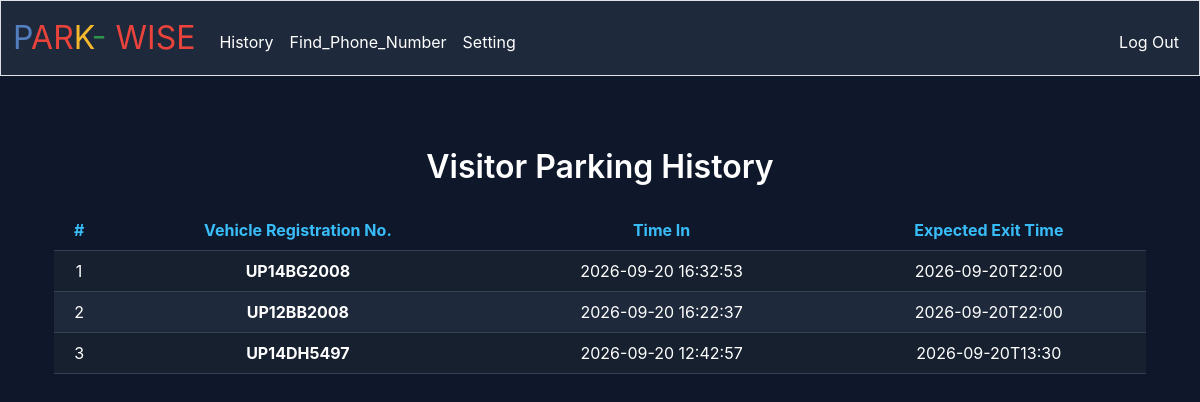
/history (signed in), run on the app's committed database.
### tables this page shows
CREATE TABLE visitor_log (
    id INTEGER PRIMARY KEY AUTOINCREMENT,
    regisitration_no TEXT NOT NULL,
    timein TIMESTAMP DEFAULT CURRENT_TIMESTAMP,
    etime TEXT,
    visitor_id INTEGER,
    FOREIGN KEY (visitor_id) REFERENCES visitor_ids(id)
);

### app.py (the view)
@app.route("/history", methods=["GET"])
@login_required
def history():
    logs = db.execute("SELECT * FROM visitor_log ORDER BY timein DESC")
    return render_template("history_vis_res.html", logs=logs)

### app.py (called while the page is built)
@app.before_request
def auto_uppercase_regno():
    if request.method == "POST" and "regno" in request.form:
        request.form = request.form.copy()
        request.form["regno"] = request.form["regno"].strip().upper()

@app.after_request
def after_request(response):
    response.headers["Cache-Control"] = "no-cache, no-store, must-revalidate"
    response.headers["Expires"] = 0
    response.headers["Pragma"] = "no-cache"
    return response

### helper.py (called while the page is built)
def login_required(f):
    @wraps(f)
    def decorated_function(*args, **kwargs):
        if session.get("user_id") is None:
            return redirect("/login")
        return f(*args, **kwargs)
    return decorated_function

### templates/history_vis_res.html (shortened to what this page needs)
{% extends "layout_resident.html" %}
{% block main %}
    <div class="container py-4">
        <h2 class="mb-4 text-center">Visitor Parking History</h2>
        {% if logs %}
            <div class="table-responsive">
                <table class="table table-striped table-hover align-middle">
                    <thead class="table-dark">
                        <tr>
                            <th scope="col">#</th>
                            <th scope="col">Vehicle Registration No.</th>
                            <th scope="col">Time In</th>
                            <th scope="col">Expected Exit Time</th>
                        </tr>
                    </thead>
                    <tbody>
                        {% for log in logs %}
                            <tr>
                                <td>{{ loop.index }}</td>
                                <td><strong class="text-uppercase">{{ log.regisitration_no }}</strong></td>
                                <td>{{ log.timein }}</td>
                                <td>{{ log.etime }}</td>
                            </tr>
                        {% endfor %}
                    </tbody>
                </table>
            </div>
        {% else %}
            <div class="alert alert-info text-center" role="alert">
                No parking records found in history.
            </div>
        {% endif %}
    </div>
{% endblock %}

### templates/layout_resident.html (shortened to what this page needs)
<!DOCTYPE html>
<html lang="en">
    <head>
        <link href="https://cdn.jsdelivr.net/npm/bootstrap@5.3.8/dist/css/bootstrap.min.css" rel="stylesheet">
        <link href = "/static/styles.css" rel ="stylesheet">
    </head>
    <body>
        <nav class="bg-light border navbar navbar-expand-md navbar-dark">
            <div class="container-fluid">
                <a class="navbar-brand" href="/"><span class="blue">P</span><span class="red">AR</span><span class="yellow">K</span><span class="green">-</span> <span class="red">WISE</span></a>
                <div class="collapse navbar-collapse" id="navbar">
                    {% if session["user_id"] %}
                        <ul class="navbar-nav me-auto mt-2">
                            <li class="nav-item"><a class="nav-link" href="/history">History</a></li>
                            <li class="nav-item"><a class="nav-link" href="/fcono">Find_Phone_Number</a></li>
                            <li class="nav-item"><a class="nav-link" href="/settingr">Setting</a></li>
                        </ul>
                        <ul class="navbar-nav ms-auto mt-2">
                            <li class="nav-item"><a class="nav-link" href="/logout">Log Out</a></li>
                        </ul>
                    {% endif %}
                </div>
            </div>
        </nav>
        <main class="container py-5 text-center">
            {% block main %}{% endblock %}
        </main>
    </body>
</html>

### static/styles.css (style rules this page uses)
nav .navbar-brand { font-size: xx-large; }
nav .navbar-brand .blue { color: #537fbe; }
nav .navbar-brand .red { color: #ea433b; }
nav .navbar-brand .yellow { color: #f5b82e; }
nav .navbar-brand .green { color: #2e944b; }
body { font-family: -apple-system, BlinkMacSystemFont, "Segoe UI", Roboto, Helvetica, Arial, sans-serif; background-color: #0f172a; color: #ffffff !important; min-height: 100vh; display: flex; flex-direction: column; }
h1, h2, h3, h4, h5, h6 { color: #ffffff !important; font-weight: 600; }
.navbar { background-color: #1e293b !important; border-bottom: 1px solid #334155; }
.navbar-brand, .nav-link { color: #ffffff !important; }
.table { color: #ffffff !important; background-color: #1e293b !important; border-color: #334155 !important; }
.table th, .table td { color: #ffffff !important; background-color: #1e293b !important; border-color: #334155 !important; }
.table thead th, .table-dark th { background-color: #0f172a !important; color: #38bdf8 !important; }
.table-striped>tbody>tr:nth-of-type(odd)>* { background-color: #182232 !important; color: #ffffff !important; }

### data on the page
visitor_log: regisitration_no "UP14BG2008", timein "2026-09-20 16:32:53", etime "2026-09-20T22:00"
visitor_log: regisitration_no "UP12BB2008", timein "2026-09-20 16:22:37", etime "2026-09-20T22:00"
visitor_log: regisitration_no "UP14DH5497", timein "2026-09-20 12:42:57", etime "2026-09-20T13:30"
